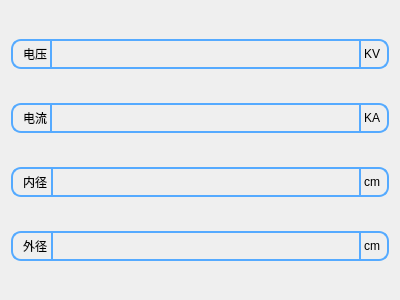
<?xml version="1.0" encoding="UTF-8"?>
<ui version="4.0">
 <class>setingElectronBeam</class>
 <widget class="QWidget" name="setingElectronBeam">
  <property name="geometry">
   <rect>
    <x>0</x>
    <y>0</y>
    <width>400</width>
    <height>300</height>
   </rect>
  </property>
  <property name="windowTitle">
   <string>Form</string>
  </property>
  <layout class="QVBoxLayout" name="verticalLayout">
   <item>
    <widget class="QWidget" name="widget" native="true">
     <property name="sizePolicy">
      <sizepolicy hsizetype="Preferred" vsizetype="Fixed">
       <horstretch>0</horstretch>
       <verstretch>0</verstretch>
      </sizepolicy>
     </property>
     <property name="minimumSize">
      <size>
       <width>0</width>
       <height>30</height>
      </size>
     </property>
     <property name="styleSheet">
      <string notr="true">.QWidget{
	border-width:2px;
	border-style:solid;
	border-radius:10px;
	
	border-color: rgb(85, 170, 255);
}
QWidget{
font: 75 12pt &quot;微软雅黑&quot;;
}
</string>
     </property>
     <layout class="QHBoxLayout" name="horizontalLayout">
      <property name="spacing">
       <number>3</number>
      </property>
      <property name="leftMargin">
       <number>9</number>
      </property>
      <property name="topMargin">
       <number>0</number>
      </property>
      <property name="rightMargin">
       <number>9</number>
      </property>
      <property name="bottomMargin">
       <number>0</number>
      </property>
      <item>
       <widget class="QLabel" name="label">
        <property name="styleSheet">
         <string notr="true">.QLabel{
	border-right-width:2px;
	border-style:solid;	
	border-color: rgb(85, 170, 255);
}</string>
        </property>
        <property name="text">
         <string>电压</string>
        </property>
       </widget>
      </item>
      <item>
       <widget class="QLineEdit" name="lineEdit">
        <property name="sizePolicy">
         <sizepolicy hsizetype="Expanding" vsizetype="Expanding">
          <horstretch>0</horstretch>
          <verstretch>0</verstretch>
         </sizepolicy>
        </property>
        <property name="styleSheet">
         <string notr="true">.QLineEdit{
	border-right-width:2px;
	border-style:solid;
	border-color: rgb(85, 170, 255);
    margin:0;
	padding:0;
	background-color: rgba(255, 255, 255,0);
}</string>
        </property>
       </widget>
      </item>
      <item>
       <widget class="QLabel" name="label_2">
        <property name="text">
         <string>KV</string>
        </property>
       </widget>
      </item>
     </layout>
    </widget>
   </item>
   <item>
    <widget class="QWidget" name="widget_2" native="true">
     <property name="sizePolicy">
      <sizepolicy hsizetype="Preferred" vsizetype="Fixed">
       <horstretch>0</horstretch>
       <verstretch>0</verstretch>
      </sizepolicy>
     </property>
     <property name="minimumSize">
      <size>
       <width>0</width>
       <height>30</height>
      </size>
     </property>
     <property name="styleSheet">
      <string notr="true">.QWidget{
	border-width:2px;
	border-style:solid;
	border-radius:10px;
	
	border-color: rgb(85, 170, 255);
}
QWidget{
font: 75 12pt &quot;微软雅黑&quot;;
}
</string>
     </property>
     <layout class="QHBoxLayout" name="horizontalLayout_2">
      <property name="spacing">
       <number>3</number>
      </property>
      <property name="leftMargin">
       <number>9</number>
      </property>
      <property name="topMargin">
       <number>0</number>
      </property>
      <property name="rightMargin">
       <number>9</number>
      </property>
      <property name="bottomMargin">
       <number>0</number>
      </property>
      <item>
       <widget class="QLabel" name="label_3">
        <property name="styleSheet">
         <string notr="true">.QLabel{
	border-right-width:2px;
	border-style:solid;	
	border-color: rgb(85, 170, 255);
}</string>
        </property>
        <property name="text">
         <string>电流</string>
        </property>
       </widget>
      </item>
      <item>
       <widget class="QLineEdit" name="lineEdit_2">
        <property name="sizePolicy">
         <sizepolicy hsizetype="Expanding" vsizetype="Expanding">
          <horstretch>0</horstretch>
          <verstretch>0</verstretch>
         </sizepolicy>
        </property>
        <property name="styleSheet">
         <string notr="true">.QLineEdit{
	border-right-width:2px;
	border-style:solid;
	border-color: rgb(85, 170, 255);
    margin:0;
	padding:0;
	background-color: rgba(255, 255, 255,0);
}</string>
        </property>
       </widget>
      </item>
      <item>
       <widget class="QLabel" name="label_4">
        <property name="text">
         <string>KA</string>
        </property>
       </widget>
      </item>
     </layout>
    </widget>
   </item>
   <item>
    <widget class="QWidget" name="widget_3" native="true">
     <property name="sizePolicy">
      <sizepolicy hsizetype="Preferred" vsizetype="Fixed">
       <horstretch>0</horstretch>
       <verstretch>0</verstretch>
      </sizepolicy>
     </property>
     <property name="minimumSize">
      <size>
       <width>0</width>
       <height>30</height>
      </size>
     </property>
     <property name="styleSheet">
      <string notr="true">.QWidget{
	border-width:2px;
	border-style:solid;
	border-radius:10px;
	
	border-color: rgb(85, 170, 255);
}
QWidget{
font: 75 12pt &quot;微软雅黑&quot;;
}
</string>
     </property>
     <layout class="QHBoxLayout" name="horizontalLayout_3">
      <property name="spacing">
       <number>3</number>
      </property>
      <property name="leftMargin">
       <number>9</number>
      </property>
      <property name="topMargin">
       <number>0</number>
      </property>
      <property name="rightMargin">
       <number>9</number>
      </property>
      <property name="bottomMargin">
       <number>0</number>
      </property>
      <item>
       <widget class="QLabel" name="label_5">
        <property name="styleSheet">
         <string notr="true">.QLabel{
	border-right-width:2px;
	border-style:solid;	
	border-color: rgb(85, 170, 255);
}</string>
        </property>
        <property name="text">
         <string>内径</string>
        </property>
       </widget>
      </item>
      <item>
       <widget class="QLineEdit" name="lineEdit_3">
        <property name="sizePolicy">
         <sizepolicy hsizetype="Expanding" vsizetype="Expanding">
          <horstretch>0</horstretch>
          <verstretch>0</verstretch>
         </sizepolicy>
        </property>
        <property name="styleSheet">
         <string notr="true">.QLineEdit{
	border-right-width:2px;
	border-style:solid;
	border-color: rgb(85, 170, 255);
    margin:0;
	padding:0;
	background-color: rgba(255, 255, 255,0);
}</string>
        </property>
       </widget>
      </item>
      <item>
       <widget class="QLabel" name="label_6">
        <property name="text">
         <string>cm</string>
        </property>
       </widget>
      </item>
     </layout>
    </widget>
   </item>
   <item>
    <widget class="QWidget" name="widget_4" native="true">
     <property name="sizePolicy">
      <sizepolicy hsizetype="Preferred" vsizetype="Fixed">
       <horstretch>0</horstretch>
       <verstretch>0</verstretch>
      </sizepolicy>
     </property>
     <property name="minimumSize">
      <size>
       <width>0</width>
       <height>30</height>
      </size>
     </property>
     <property name="styleSheet">
      <string notr="true">.QWidget{
	border-width:2px;
	border-style:solid;
	border-radius:10px;
	
	border-color: rgb(85, 170, 255);
}
QWidget{
font: 75 12pt &quot;微软雅黑&quot;;
}
</string>
     </property>
     <layout class="QHBoxLayout" name="horizontalLayout_4">
      <property name="spacing">
       <number>3</number>
      </property>
      <property name="leftMargin">
       <number>9</number>
      </property>
      <property name="topMargin">
       <number>0</number>
      </property>
      <property name="rightMargin">
       <number>9</number>
      </property>
      <property name="bottomMargin">
       <number>0</number>
      </property>
      <item>
       <widget class="QLabel" name="label_7">
        <property name="styleSheet">
         <string notr="true">.QLabel{
	border-right-width:2px;
	border-style:solid;	
	border-color: rgb(85, 170, 255);
}</string>
        </property>
        <property name="text">
         <string>外径</string>
        </property>
       </widget>
      </item>
      <item>
       <widget class="QLineEdit" name="lineEdit_4">
        <property name="sizePolicy">
         <sizepolicy hsizetype="Expanding" vsizetype="Expanding">
          <horstretch>0</horstretch>
          <verstretch>0</verstretch>
         </sizepolicy>
        </property>
        <property name="styleSheet">
         <string notr="true">.QLineEdit{
	border-right-width:2px;
	border-style:solid;
	border-color: rgb(85, 170, 255);
    margin:0;
	padding:0;
	background-color: rgba(255, 255, 255,0);
}</string>
        </property>
       </widget>
      </item>
      <item>
       <widget class="QLabel" name="label_8">
        <property name="text">
         <string>cm</string>
        </property>
       </widget>
      </item>
     </layout>
    </widget>
   </item>
  </layout>
 </widget>
 <resources/>
 <connections/>
</ui>
